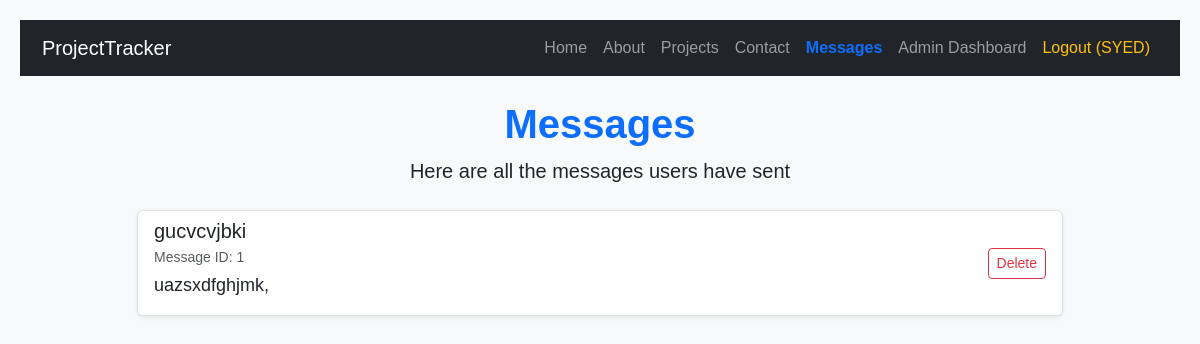
Screenshot of /messages (signed in) with the database file from the repository.
### app.py (models this page shows, shortened)
class Contact(db.Model):
    id = db.Column(db.Integer, primary_key=True)
    name = db.Column(db.String(100), nullable=False)
    message = db.Column(db.String(500), nullable=False)

### app.py (the view)
@app.route("/messages")
@login_required
def messages():
    all_msgs = Contact.query.all()
    return render_template("messages.html", messages=all_msgs)

### app.py (called while the page is built)
def login_required(f):
    @wraps(f)
    def decorated_function(*args, **kwargs):
        if "user_id" not in session:
            flash("You need to be logged in to access this page.", "warning")
            return redirect(url_for("login"))
        return f(*args, **kwargs)
    return decorated_function

### templates/messages.html (shortened to what this page needs)
{% extends "base.html" %}
{% block content %}
<div class="text-center mb-4">
  <h1 class="display-6 text-primary fw-bold">Messages</h1>
  <p class="lead">Here are all the messages users have sent </p>
</div>
<div class="row justify-content-center">
  <div class="col-md-10">
    {% if messages %}
      <div class="list-group">
        {% for msg in messages %}
          <div class="list-group-item list-group-item-action mb-3 shadow-sm rounded">
            <div class="d-flex justify-content-between align-items-center">
              <div>
                <h5 class="mb-1">{{ msg.name }}</h5>
                <p class="mb-1 text-muted small">Message ID: {{ msg.id }}</p>
                <p class="mb-2">{{ msg.message }}</p>
              </div>
              <form method="POST" action="{{ url_for('delete_message', msg_id=msg.id) }}">
                <button type="submit" class="btn btn-sm btn-outline-danger" onclick="return confirm('Are you sure you want to delete this message?')">Delete</button>
              </form>
            </div>
          </div>
        {% endfor %}
      </div>
    {% else %}
      <p class="text-center text-muted">No messages found </p>
    {% endif %}
  </div>
</div>
{% endblock %}

### static/styles.css (style rules this page uses)
body { background-color: #f0f0f0; font-family: Arial, sans-serif; padding: 20px; }
h1 { color: #2c3e50; }
p { font-size: 18px; }

### rows the page displays
Contact: name "gucvcvjbki", id "1", message "uazsxdfghjmk,"

### other values shown
{{ session.get('username') }} "SYED"
